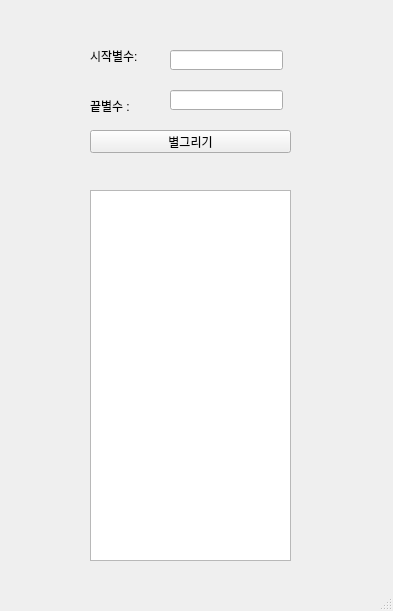
<?xml version="1.0" encoding="UTF-8"?>
<ui version="4.0">
 <class>mw1</class>
 <widget class="QMainWindow" name="mw1">
  <property name="geometry">
   <rect>
    <x>0</x>
    <y>0</y>
    <width>393</width>
    <height>611</height>
   </rect>
  </property>
  <property name="windowTitle">
   <string>MainWindow</string>
  </property>
  <property name="layoutDirection">
   <enum>Qt::LeftToRight</enum>
  </property>
  <widget class="QWidget" name="centralwidget">
   <widget class="QLabel" name="lbl01">
    <property name="geometry">
     <rect>
      <x>90</x>
      <y>50</y>
      <width>56</width>
      <height>12</height>
     </rect>
    </property>
    <property name="text">
     <string>시작별수:</string>
    </property>
   </widget>
   <widget class="QLabel" name="lbl02">
    <property name="geometry">
     <rect>
      <x>90</x>
      <y>100</y>
      <width>56</width>
      <height>12</height>
     </rect>
    </property>
    <property name="text">
     <string>끝별수 : </string>
    </property>
   </widget>
   <widget class="QLineEdit" name="le_first">
    <property name="geometry">
     <rect>
      <x>170</x>
      <y>50</y>
      <width>113</width>
      <height>20</height>
     </rect>
    </property>
   </widget>
   <widget class="QLineEdit" name="le_last">
    <property name="geometry">
     <rect>
      <x>170</x>
      <y>90</y>
      <width>113</width>
      <height>20</height>
     </rect>
    </property>
   </widget>
   <widget class="QPushButton" name="pb">
    <property name="geometry">
     <rect>
      <x>90</x>
      <y>130</y>
      <width>201</width>
      <height>23</height>
     </rect>
    </property>
    <property name="text">
     <string>별그리기</string>
    </property>
   </widget>
   <widget class="QPlainTextEdit" name="pte">
    <property name="geometry">
     <rect>
      <x>90</x>
      <y>190</y>
      <width>201</width>
      <height>371</height>
     </rect>
    </property>
   </widget>
  </widget>
  <widget class="QMenuBar" name="menubar">
   <property name="geometry">
    <rect>
     <x>0</x>
     <y>0</y>
     <width>393</width>
     <height>21</height>
    </rect>
   </property>
  </widget>
  <widget class="QStatusBar" name="statusbar"/>
 </widget>
 <resources/>
 <connections/>
</ui>
